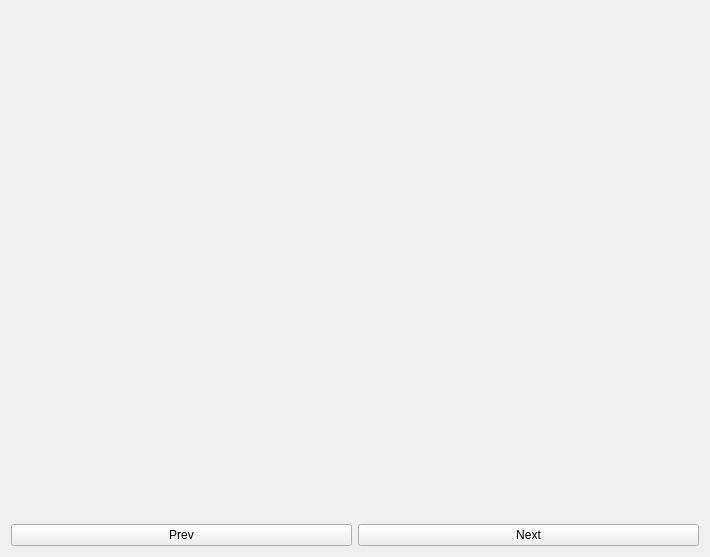
<?xml version="1.0" encoding="UTF-8"?>
<ui version="4.0">
 <class>widget_stacks_action_classify</class>
 <widget class="QWidget" name="widget_stacks_action_classify">
  <property name="geometry">
   <rect>
    <x>0</x>
    <y>0</y>
    <width>710</width>
    <height>557</height>
   </rect>
  </property>
  <property name="windowTitle">
   <string>Form</string>
  </property>
  <layout class="QVBoxLayout" name="verticalLayout">
   <item>
    <widget class="QStackedWidget" name="stackedWidget"/>
   </item>
   <item>
    <layout class="QHBoxLayout" name="horizontalLayout">
     <item>
      <widget class="QPushButton" name="pushButtonPrev">
       <property name="text">
        <string>Prev</string>
       </property>
      </widget>
     </item>
     <item>
      <widget class="QPushButton" name="pushButtonNext">
       <property name="text">
        <string>Next</string>
       </property>
      </widget>
     </item>
    </layout>
   </item>
  </layout>
 </widget>
 <resources/>
 <connections/>
</ui>
